Frame 1 (no input): blank canvas, image omitted
Frame 60 (the mouse pressed at the canvas centre just before this capture): blank canvas, image omitted
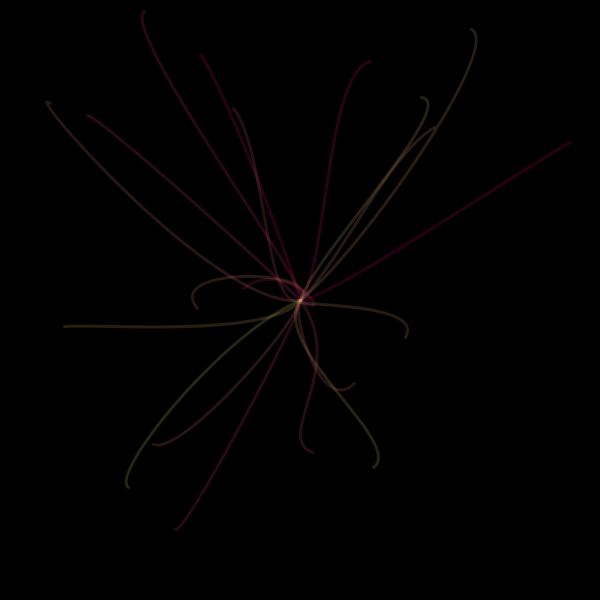
Frame 120 (the mouse held since frame 60 and released just before this capture)

The Processing sketch whose frames 1 and 60 were blank and that drew this single picture after the mouse press (run headless with seeded random() and noise(); from frame 60 on, the mouse is pressed at the canvas centre):

// Processing sketch: countPerClick2
// ── countPerClick2.pde
// 
// Jiffer Harriman
// countPerClick2
//
// similar to countPerClick

int numPerClick = 20;
int count = 20;

void setup(){
  size(600, 600);
  background(0);
  fill(0, 0);
  
  strokeWeight(3);
}


void draw(){
   
  if (count < numPerClick){
    stroke(200, 10 * count, 100, 50); 
    curve(random(width), random(height), mouseX, mouseY,  random(width), random(height), random(width), random(height));
    count++;
  }
  
}

void mousePressed(){
  count = 0;
  //background(0);
}
